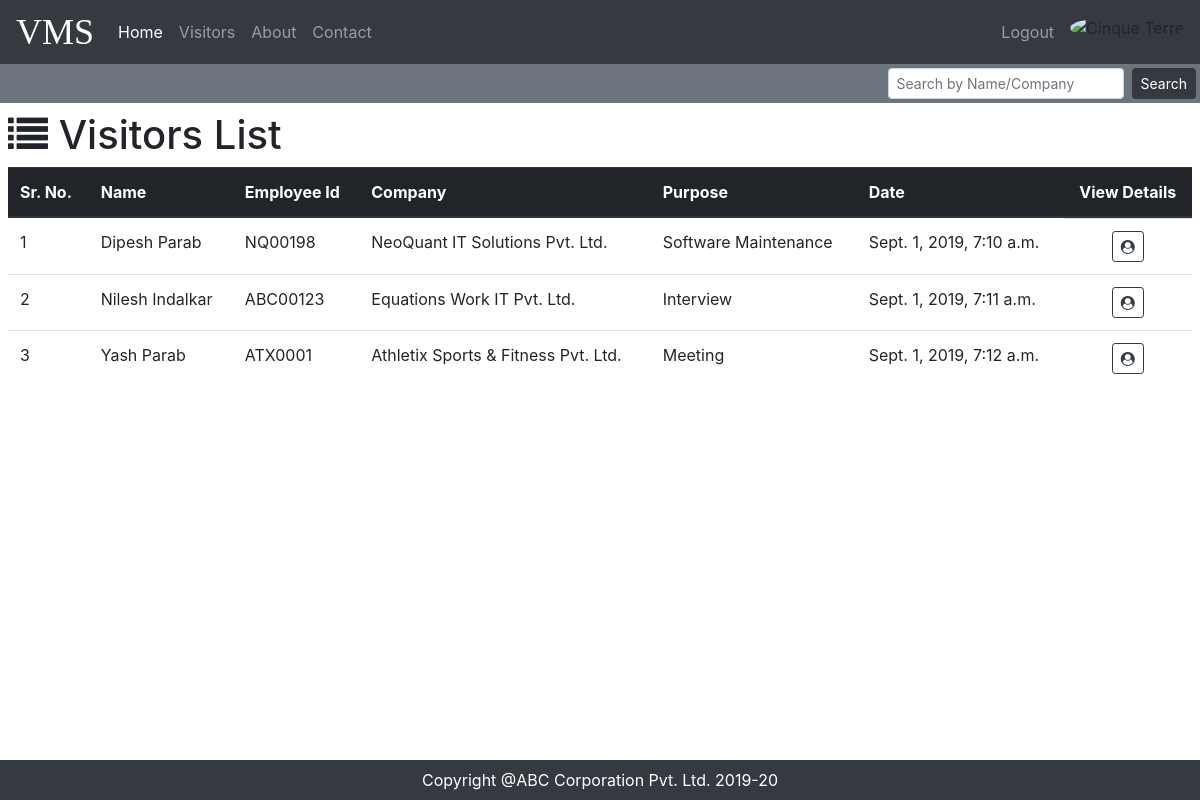
The app's page /visitors/ (signed in) with its own data.
### visitor/models.py (models this page shows, shortened)
class Visitor(models.Model):
    visitor_name = models.CharField(max_length=200)
    employee_id = models.CharField(max_length=20)
    company = models.ForeignKey(Company, on_delete=models.CASCADE)
    purpose = models.CharField(max_length=200)
    visit_date = models.DateTimeField('visit_date')

class Company(models.Model):
    company_name = models.CharField(max_length=200)
    location = models.CharField(max_length=50)
    def __str__(self):
        return self.company_name

### visitor/views.py (the view)
# urls.py: path('', visitorsList, name="visitors_list"),
def visitorsList(request):
    visitors_list = Visitor.objects.all()
    context = {
        'visitors_list': visitors_list,
        'title':'VMS | Visitors List'
    }
    return render(request, 'visitor/visitors_list.html', context)

### visitor/templates/visitor/visitors_list.html
{% extends 'visitors_management/base.html' %}
{% block content %}
    {% if user.is_authenticated %}
    <div class="d-flex flex-row-reverse bg-secondary">
        <form class="form-inline p-1">
        <input class="form-control form-control-sm" type="text" placeholder="Search by Name/Company">
        <button class="btn btn-dark btn-sm ml-2" type="submit">Search</button>
      </form>
    </div>
    {% endif %}
    <div class="p-2">
        <h1><i class="fa fa-list" aria-hidden="true"></i> Visitors List </h1>
        <table class="table">
            <thead class="thead-dark">
              <tr>
                <th>Sr. No.</th>
                <th>Name</th>
                <th>Employee Id</th>
                <th>Company</th>
                <th>Purpose</th>
                <th>Date</th>
                <th class="text-center">View Details</th>
              </tr>
            </thead>
            <tbody>
                {% if visitors_list %}
                {% for visitors in visitors_list %}
                  <tr>
                    <td>{{visitors.id}}</td>
                    <td>{{visitors.visitor_name}}</td>
                    <td>{{visitors.employee_id}}</td>
                    <td>{{visitors.company}}</td>
                    <td>{{visitors.purpose}}</td>
                    <td>{{visitors.visit_date}}</td>
                    <td class="d-flex justify-content-center">
                        <a href="{% url 'visitors_detail' visitors.id %}" class="btn btn-sm btn-outline-dark">
                            <i class="fa fa-user-circle"></i>
                        </a>
                    </td>
                  </tr>
                {% endfor %}
                {% else %}
                    <tr>
                        <td>No Visitor Data Present</td>
                    </tr>
                {% endif%}
            </tbody>
          </table>
    </div>
{% endblock %}

### visitors_management/templates/visitors_management/base.html (shortened to what this page needs)
<!doctype html>
<html lang="en">
  <head>
    <link rel="stylesheet" href="https://maxcdn.bootstrapcdn.com/bootstrap/4.0.0/css/bootstrap.min.css">
    <link href="https://maxcdn.bootstrapcdn.com/font-awesome/4.7.0/css/font-awesome.min.css" rel="stylesheet">
  </head>
  <body>
    <nav class="navbar navbar-expand-md navbar-dark bg-dark py-0">
      <span class="navbar-brand trademark-font" style="font-family: Roundfra;font-size:3vw">VMS</span>
      <div class="collapse navbar-collapse" id="navbarsExample04">
        <ul class="navbar-nav mr-auto">
          <li class="nav-item active">
            <a class="nav-link" href="/">Home <span class="sr-only">(current)</span></a>
          </li>
          <li class="nav-item">
            <a class="nav-link" href="visitors/">Visitors</a>
          </li>
          <li class="nav-item">
            <a class="nav-link" href="#">About</a>
          </li>
          <li class="nav-item">
            <a class="nav-link" href="#">Contact</a>
          </li>
        </ul>
        <ul class="navbar-nav ml-auto">
          {% if user.is_authenticated %}
          <li class="nav-item">
            <a class="nav-link" href="#">Logout</a>
          </li>
          <li class="nav-item">
            <img src="https://icon-library.net/images/profile-icon-white/profile-icon-white-7.jpg" class="rounded-circle mt-1 ml-2" alt="Cinque Terre" width="30" height="30">
          </li>
          {% endif %}
        </ul>
      </div>
    </nav>
    {% block content %}
    {% endblock %}
    <footer class="page-footer bg-dark text-white text-center py-2" style="position: fixed;width:100%;bottom: 0;">
        Copyright @ABC Corporation Pvt. Ltd. 2019-20
    </footer>
  </body>
</html>

### records on screen
Visitor: id "1", visitor_name "Dipesh Parab", employee_id "NQ00198", company "NeoQuant IT Solutions Pvt. Ltd.", purpose "Software Maintenance", visit_date "Sept. 1, 2019, 7:10 a.m."
Visitor: id "2", visitor_name "Nilesh Indalkar", employee_id "ABC00123", company "Equations Work IT Pvt. Ltd.", purpose "Interview", visit_date "Sept. 1, 2019, 7:11 a.m."
Visitor: id "3", visitor_name "Yash Parab", employee_id "ATX0001", company "Athletix Sports & Fitness Pvt. Ltd.", purpose "Meeting", visit_date "Sept. 1, 2019, 7:12 a.m."
